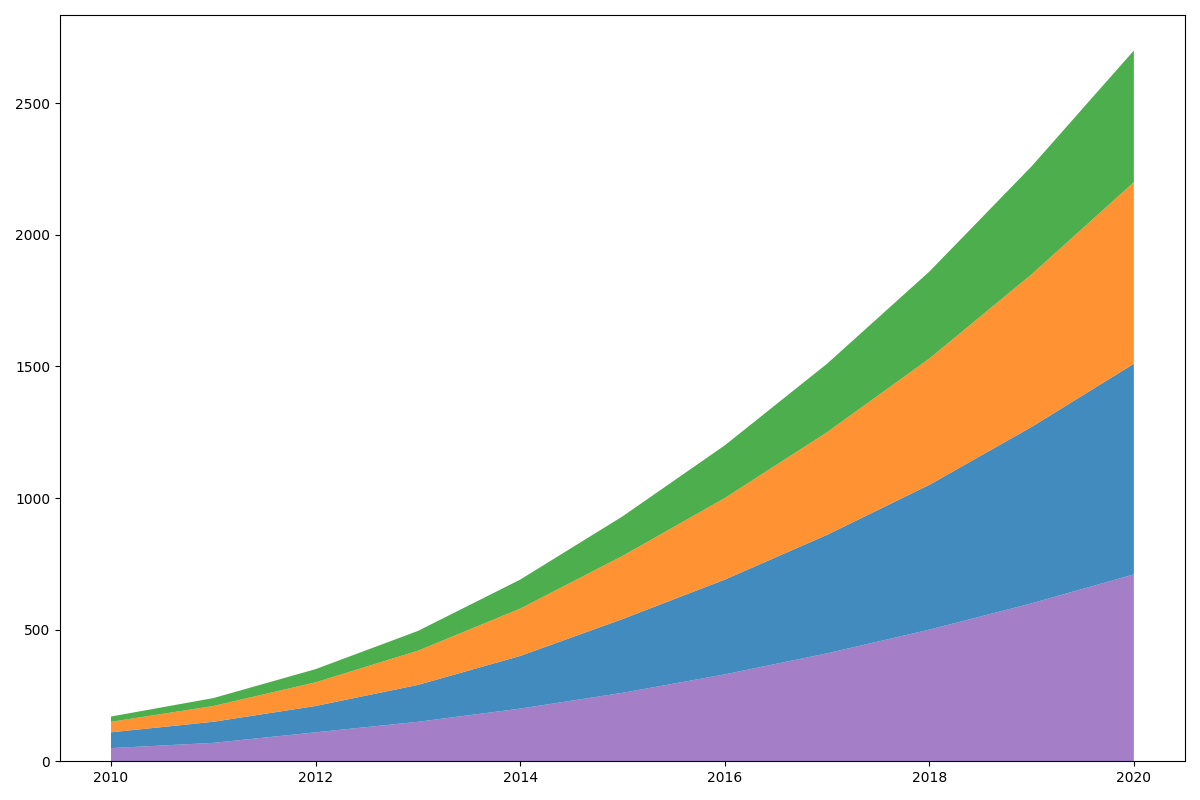

Write Python code to recreate this figure.
import matplotlib.pyplot as plt
import numpy as np

years = np.arange(2010, 2021)

north_america_renewable = [50, 70, 110, 150, 200, 260, 330, 410, 500, 600, 710]
europe_renewable = [60, 80, 100, 140, 200, 280, 360, 450, 550, 670, 800]
asia_renewable = [40, 60, 90, 130, 180, 240, 310, 390, 480, 580, 690]
south_america_renewable = [20, 30, 50, 75, 110, 150, 200, 260, 330, 410, 500]

data = np.array([
    north_america_renewable,
    europe_renewable,
    asia_renewable,
    south_america_renewable
])

fig, ax = plt.subplots(figsize=(12, 8))

# Shuffling the colors manually by changing their order
ax.stackplot(
    years, data,
    colors=['#9467bd', '#1f77b4', '#ff7f0e', '#2ca02c'], alpha=0.85
)

fig.tight_layout()

plt.show()
